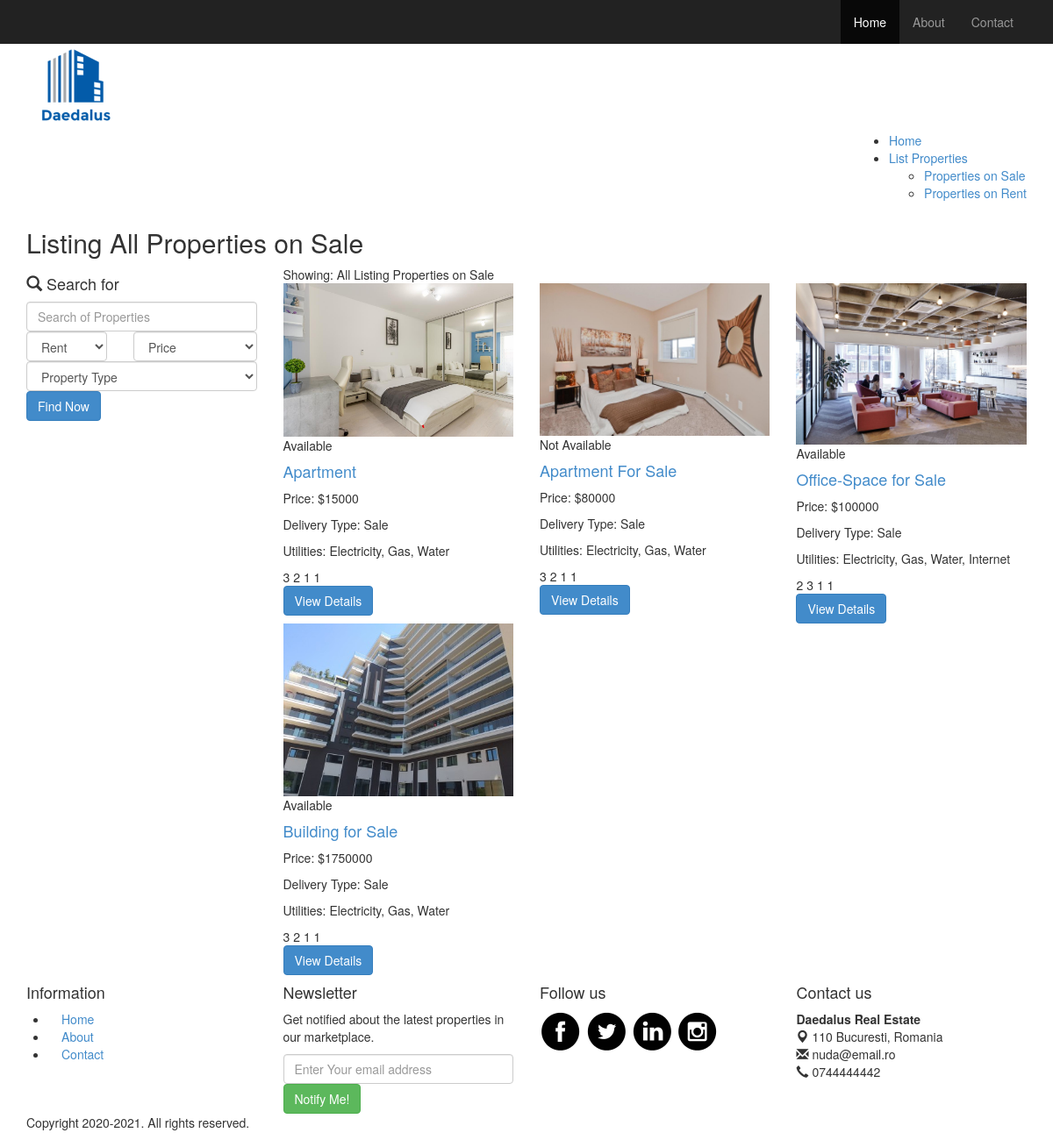
Page /sale.php on the committed database.
### tables this page shows
CREATE TABLE `properties` (
  `property_id` int(10) NOT NULL,
  `property_title` varchar(150) DEFAULT NULL,
  `property_details` text,
  `delivery_type` varchar(20) DEFAULT NULL,
  `availablility` int(5) DEFAULT NULL,
  `price` float DEFAULT NULL,
  `property_address` varchar(200) DEFAULT NULL,
  `property_img` varchar(200) DEFAULT NULL,
  `bed_room` int(5) DEFAULT NULL,
  `liv_room` int(5) DEFAULT NULL,
  `parking` int(5) DEFAULT NULL,
  `kitchen` int(5) DEFAULT NULL,
  `utility` varchar(100) DEFAULT NULL,
  `property_type` varchar(20) DEFAULT NULL,
  `floor_space` varchar(20) DEFAULT NULL,
  `agent_id` int(10) DEFAULT NULL
);

### sale.php (the view, shortened to what this page needs)
<?php
include_once "connection.php";
$query = "select * from properties where delivery_type = 'Sale'";
$result = mysqli_query($con, $query);
?>
<!DOCTYPE html>
<html lang="en">
<head>
 	<link rel="stylesheet" href="assets/bootstrap/css/bootstrap.css" />
  	<link rel="stylesheet" href="assets/style.css"/>
<link rel="stylesheet" href="assets/owl-carousel/owl.carousel.css">
<link rel="stylesheet" href="assets/owl-carousel/owl.theme.css">
    <link rel="stylesheet" type="text/css" href="assets/slitslider/css/style.css" />
    <link rel="stylesheet" type="text/css" href="assets/slitslider/css/custom.css" />
<script src='assets/google_analytics_auto.js'></script></head>
<body>
<div class="navbar-wrapper">
        <div class="navbar-inverse" role="navigation">
          <div class="container">
            <div class="navbar-collapse  collapse">
              <ul class="nav navbar-nav navbar-right">
               <li class="active"><a href="index.php">Home</a></li>
                <li><a href="about.html">About</a></li>
                <li><a href="contact.html">Contact</a></li>
              </ul>
            </div>
          </div>
        </div>
    </div>
<div class="container">
<div class="header">
<a href="index.php"><img src="images/logo.png" alt="Realestate"></a>
            <div class="menu">
              <ul class="pull-right">
              	<li><a href="index.php">Home</a></li>
                <li><a href="list-properties.php">List Properties</a>
                	 <ul class="dropdown">
                    	<li><a href="sale.php">Properties on Sale</a></li>
                        <li><a href="rent.php">Properties on Rent</a></li>
                    </ul>
                </li>
              </ul>
           </div>
</div>
</div>
<div class="inside-banner">
  <div class="container">
    <h2>Listing All Properties on Sale</h2>
</div>
</div>
<div class="container">
<div class="properties-listing spacer">
<div class="row">
<div class="col-lg-3 col-sm-4 ">
  <div class="search-form"><h4><span class="glyphicon glyphicon-search"></span> Search for</h4>
  <form action="search.php" method="post" name="search">
    <input type="text" class="form-control" name="search" placeholder="Search of Properties">
    <div class="row">
            <div class="col-lg-5">
              <select name="delivery_type" class="form-control">
                <option value="Rent">Rent</option>
              </select>
            </div>
            <div class="col-lg-7">
              <select name="search_price" class="form-control">
                <option>Price</option>
              </select>
            </div>
          </div>
          <div class="row">
          <div class="col-lg-12">
              <select name="property_type" class="form-control">
                <option>Property Type</option>
              </select>
              </div>
          </div>
          <button name="submit" class="btn btn-primary">Find Now</button>
</form>
  </div>
</div>
<div class="col-lg-9 col-sm-8">
<div class="sortby clearfix">
<div class="pull-left result">Showing: All Listing Properties on Sale</div>
</div>
<div class="row">
       <?php
	  	while($property_result = mysqli_fetch_assoc($result)){
			$id = $property_result['property_id'];
			$property_title = $property_result['property_title'];
			$delivery_type = $property_result['delivery_type'];
			$availablility = $property_result['availablility'];
			$price = $property_result['price'];
			$property_img = $property_result['property_img'];
			$bed_room = $property_result['bed_room'];
			$liv_room = $property_result['liv_room'];
			$parking = $property_result['parking'];
			$kitchen = $property_result['kitchen'];
			$utility = $property_result['utility'];
	  ?>
      <div class="col-lg-4 col-sm-6">
      <div class="properties">
        <div class="image-holder"><img src="<?php echo $property_img; ?>" class="img-responsive" alt="properties">
          <?php if($availablility == 0){ ?><div class="status sold">Available</div> <?php } else { ?>
          <div class="status new">Not Available</div>
          <?php } ?>
        </div>
        <h4><a href="property-detail.php?id=<?php echo $id; ?>"><?php echo $property_title;  ?></a></h4>
        <p class="price">Price: $<?php echo $price; ?></p>
        <p class="price">Delivery Type: <?php echo $delivery_type; ?></p>
        <p class="price">Utilities: <?php echo $utility; ?></p>
        <div class="listing-detail">
        <span data-toggle="tooltip" data-placement="bottom" data-original-title="Bed Room"><?php echo $bed_room; ?></span>
        <span data-toggle="tooltip" data-placement="bottom" data-original-title="Living Room"><?php echo $liv_room; ?></span>
        <span data-toggle="tooltip" data-placement="bottom" data-original-title="Parking"><?php echo $parking; ?></span>
        <span data-toggle="tooltip" data-placement="bottom" data-original-title="Kitchen"><?php echo $kitchen; ?></span>
        </div>
        <a class="btn btn-primary" href="property-detail.php?id=<?php echo $id; ?>">View Details</a>
      </div>
      </div>
      <?php } ?>
</div>
</div>
</div>
</div>
</div>
<div class="footer">
<div class="container">
<div class="row">
            <div class="col-lg-3 col-sm-3">
                   <h4>Information</h4>
                   <ul class="row">
                <li class="col-lg-12 col-sm-12 col-xs-3"><a href="index.php">Home</a></li>
                <li class="col-lg-12 col-sm-12 col-xs-3"><a href="about.html">About</a></li>
                <li class="col-lg-12 col-sm-12 col-xs-3"><a href="contact.html">Contact</a></li>
              </ul>
            </div>
            <div class="col-lg-3 col-sm-3">
                    <h4>Newsletter</h4>
                    <p>Get notified about the latest properties in our marketplace.</p>
                    <form class="form-inline" role="form">
                            <input type="text" placeholder="Enter Your email address" class="form-control">
                                <button class="btn btn-success" type="button">Notify Me!</button></form>
            </div>
            <div class="col-lg-3 col-sm-3">
                    <h4>Follow us</h4>
                    <a href="#"><img src="images/facebook.png" alt="facebook"></a>
                    <a href="#"><img src="images/twitter.png" alt="twitter"></a>
                    <a href="#"><img src="images/linkedin.png" alt="linkedin"></a>
                    <a href="#"><img src="images/instagram.png" alt="instagram"></a>
            </div>
             <div class="col-lg-3 col-sm-3">
                    <h4>Contact us</h4>
                    <p><b>Daedalus Real Estate</b><br>
<span class="glyphicon glyphicon-map-marker"></span> 110 Bucuresti, Romania<br>
<span class="glyphicon glyphicon-envelope"></span> nuda@email.ro<br>
<span class="glyphicon glyphicon-earphone"></span> 0744444442</p>
            </div>
        </div>
<p class="copyright">Copyright 2020-2021. All rights reserved.</p>
</div></div>
</body>
</html>

### rows in the picture
properties: property_img (picture), availablility "Available", property_title "Apartment", price "15000", delivery_type "Sale", utility "Electricity, Gas, Water", bed_room "3", liv_room "2", parking "1", kitchen "1"
properties: property_img (picture), availablility "Not Available", property_title "Apartment For Sale", price "80000", delivery_type "Sale", utility "Electricity, Gas, Water", bed_room "3", liv_room "2", parking "1", kitchen "1"
properties: property_img (picture), availablility "Available", property_title "Office-Space for Sale", price "100000", delivery_type "Sale", utility "Electricity, Gas, Water, Internet", bed_room "2", liv_room "3", parking "1", kitchen "1"
properties: property_img (picture), availablility "Available", property_title "Building for Sale", price "1750000", delivery_type "Sale", utility "Electricity, Gas, Water", bed_room "3", liv_room "2", parking "1", kitchen "1"
